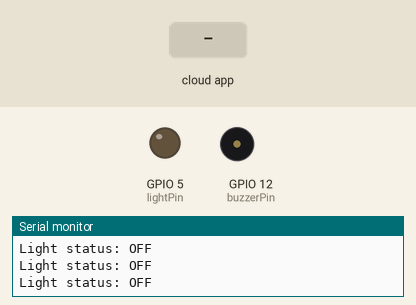
Recording of a sketch running on a simulated ESP32. Shown: output pins drawn as LEDs (lit = HIGH), buzzer (waves = sounding), the last lines printed to the serial monitor. The inputs (shaded band) are chosen by the test bench. WiFi joins after 1.5 s; servers stay silent unless stated; the local clock reads 2024-03-15 10:24:30 at power-on unless the sketch sets it; the Firebase database answers and starts empty.

Above: at 2.7 s.
2.8 s: the phone or cloud app sets light1 to 1
At 4.3 s:
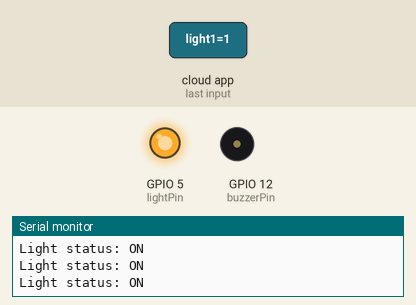
4.6 s: the phone or cloud app sets state to 1
At 5.2 s:
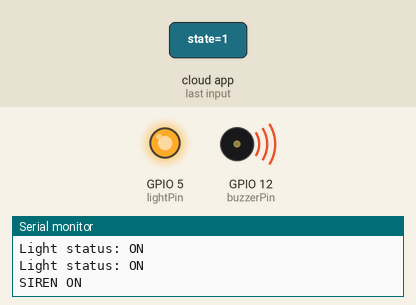
6.3 s: the phone or cloud app sets light1 to 0
At 8.0 s:
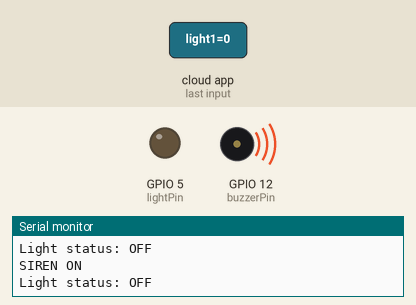
8.3 s: the phone or cloud app sets state to 0
Timing chart, 0 to 11.3 s (numbered marks = the images above; inputs shaded):
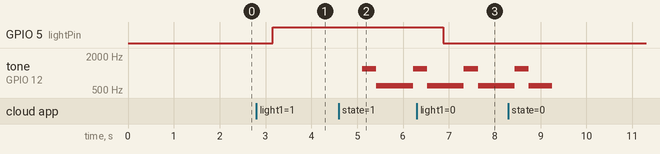

Measured:
- after the input at 2.8 s, GPIO 5 (lightPin): LOW → HIGH after 0.35 s
- after the input at 4.6 s, tone on GPIO 12 (buzzerPin): silent → 1200 Hz after 0.51 s, → 600 Hz 0.31 s later, → 1200 Hz 0.81 s later
- after the input at 6.3 s, GPIO 5 (lightPin): HIGH → LOW after 0.58 s

The sketch:

smart-home-controller.ino
```cpp
#include <WiFi.h>
#include <Firebase_ESP_Client.h>
#include <addons/TokenHelper.h>
#include <addons/RTDBHelper.h>
#include <time.h>

// WiFi & Firebase Credentials
#define WIFI_SSID ""        // SSID of nearest WiFi
#define WIFI_PASSWORD "" // WiFi Password
#define API_KEY "" // GCP API Key
#define DATABASE_URL ""  // Firebase RTDB URL
#define USER_EMAIL ""  // Email Authentication from GCP
#define USER_PASSWORD ""   // Password for email authentication

// Pins
const int lightPin = 5;
const int buzzerPin = 12; // Built-in piezo buzzer pin

// Firebase Objects
FirebaseData fbdo;
FirebaseAuth auth;
FirebaseConfig config;

void configTimeSync() {
  // Sync time using NTP (Pool.ntp.org)
  // 28800 is the offset for Malaysia (UTC+8)
  configTime(28800, 0, "pool.ntp.org", "time.nist.gov");
  Serial.print("Waiting for NTP time sync: ");
  time_t now = time(nullptr);
  while (now < 8 * 3600 * 2) {
    delay(500);
    Serial.print(".");
    now = time(nullptr);
  }
  Serial.println("\nTime synchronized!");
}

void playSiren() {
  // Rise up
  for (int freq = 600; freq <= 1200; freq += 10) {
    tone(buzzerPin, freq);
    delay(5);
  }
  // Fall down
  for (int freq = 1200; freq >= 600; freq -= 10) {
    tone(buzzerPin, freq);
    delay(5);
  }
}

void setup() {
  Serial.begin(115200);
  pinMode(lightPin, OUTPUT);
  pinMode(buzzerPin, OUTPUT);

  // WiFi Connection
  WiFi.begin(WIFI_SSID, WIFI_PASSWORD);
  while (WiFi.status() != WL_CONNECTED) { delay(500); }
  Serial.println("WiFi Connected");

  // ADD THIS LINE HERE:
  configTimeSync();

  config.api_key = API_KEY;
  config.database_url = DATABASE_URL;
  auth.user.email = USER_EMAIL;
  auth.user.password = USER_PASSWORD;

  Firebase.begin(&config, &auth);
  Firebase.reconnectWiFi(true);
}

void loop() {
  if (Firebase.ready()) {

    // 1. LIGHT CONTROL (Path: /lights/light1)
    if (Firebase.RTDB.getBool(&fbdo, "/lights/light1")) {
      bool ledState = fbdo.boolData();
      digitalWrite(lightPin, ledState ? HIGH : LOW);
      Serial.print("Light status: ");
      Serial.println(ledState ? "ON" : "OFF");
    }

    // 2. ALARM CONTROL (Path: /alarm/state)
    if (Firebase.RTDB.getBool(&fbdo, "/alarm/state")) {
      bool alarmActive = fbdo.boolData();
      if (fbdo.boolData() == true) {
        Serial.println("SIREN ON");
        playSiren(); // This function handles the oscillation
      } else {
        noTone(buzzerPin);
      }
    }

  } else {
    Serial.println("Waiting for Firebase...");
  }

  delay(200); // Short delay to keep the loop responsive
}
```
